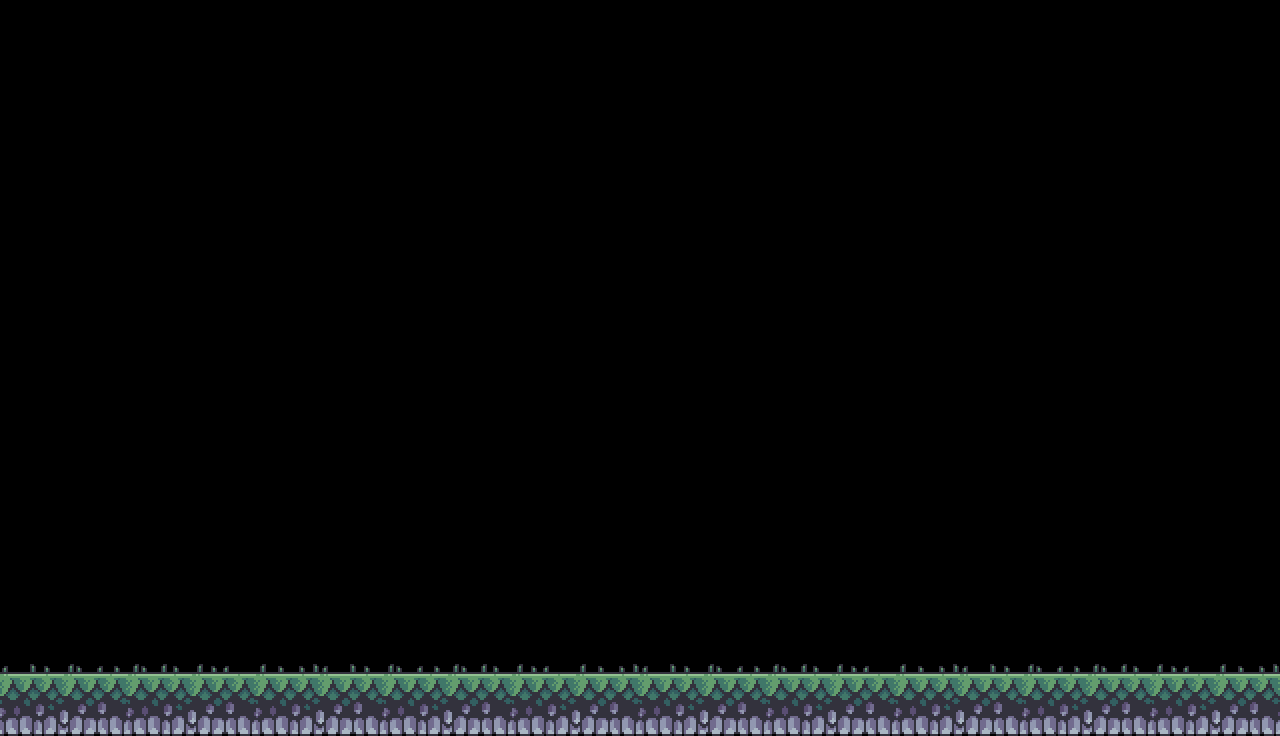

Tiled map render using the project's own tile images. Description and the whole map definition, tile-layer contents included, below:
An orthogonal 40x23 tile map with 32x32 px tiles, 2 tile layers (Terrain, Decorations), 5 tilesets and 2 objects (flag, player).

<map version="1.10" tiledversion="1.11.0" orientation="orthogonal" renderorder="right-down" width="40" height="23" tilewidth="32" tileheight="32" infinite="0" nextlayerid="4" nextobjectid="13">
 <tileset firstgid="1" name="grass" tilewidth="32" tileheight="32" tilecount="20" columns="10">
  <image source="../../assets/graphics/tilesets/grass.png" width="320" height="64" />
 </tileset>
 <tileset firstgid="21" name="player" tilewidth="64" tileheight="64" tilecount="1" columns="1">
  <image source="../../assets/graphics/tilesets/player.png" width="64" height="64" />
 </tileset>
 <tileset firstgid="22" name="flag" tilewidth="64" tileheight="64" tilecount="1" columns="1">
  <image source="../../assets/graphics/tilesets/flag.png" width="64" height="64" />
 </tileset>
 <tileset firstgid="23" name="terrain" tilewidth="32" tileheight="32" tilecount="192" columns="24">
  <image source="../../assets/graphics/tilesets/terrain.png" width="768" height="256" />
 </tileset>
 <tileset firstgid="215" name="animated_player" tilewidth="64" tileheight="64" tilecount="112" columns="14">
  <image source="../../assets/graphics/tilesets/animated_player.png" width="896" height="512" />
 </tileset>
 <layer id="1" name="Terrain" width="40" height="23">
  <data encoding="csv">
0,0,0,0,0,0,0,0,0,0,0,0,0,0,0,0,0,0,0,0,0,0,0,0,0,0,0,0,0,0,0,0,0,0,0,0,0,0,0,0,
0,0,0,0,0,0,0,0,0,0,0,0,0,0,0,0,0,0,0,0,0,0,0,0,0,0,0,0,0,0,0,0,0,0,0,0,0,0,0,0,
0,0,0,0,0,0,0,0,0,0,0,0,0,0,0,0,0,0,0,0,0,0,0,0,0,0,0,0,0,0,0,0,0,0,0,0,0,0,0,0,
0,0,0,0,0,0,0,0,0,0,0,0,0,0,0,0,0,0,0,0,0,0,0,0,0,0,0,0,0,0,0,0,0,0,0,0,0,0,0,0,
0,0,0,0,0,0,0,0,0,0,0,0,0,0,0,0,0,0,0,0,0,0,0,0,0,0,0,0,0,0,0,0,0,0,0,0,0,0,0,0,
0,0,0,0,0,0,0,0,0,0,0,0,0,0,0,0,0,0,0,0,0,0,0,0,0,0,0,0,0,0,0,0,0,0,0,0,0,0,0,0,
0,0,0,0,0,0,0,0,0,0,0,0,0,0,0,0,0,0,0,0,0,0,0,0,0,0,0,0,0,0,0,0,0,0,0,0,0,0,0,0,
0,0,0,0,0,0,0,0,0,0,0,0,0,0,0,0,0,0,0,0,0,0,0,0,0,0,0,0,0,0,0,0,0,0,0,0,0,0,0,0,
0,0,0,0,0,0,0,0,0,0,0,0,0,0,0,0,0,0,0,0,0,0,0,0,0,0,0,0,0,0,0,0,0,0,0,0,0,0,0,0,
0,0,0,0,0,0,0,0,0,0,0,0,0,0,0,0,0,0,0,0,0,0,0,0,0,0,0,0,0,0,0,0,0,0,0,0,0,0,0,0,
0,0,0,0,0,0,0,0,0,0,0,0,0,0,0,0,0,0,0,0,0,0,0,0,0,0,0,0,0,0,0,0,0,0,0,0,0,0,0,0,
0,0,0,0,0,0,0,0,0,0,0,0,0,0,0,0,0,0,0,0,0,0,0,0,0,0,0,0,0,0,0,0,0,0,0,0,0,0,0,0,
0,0,0,0,0,0,0,0,0,0,0,0,0,0,0,0,0,0,0,0,0,0,0,0,0,0,0,0,0,0,0,0,0,0,0,0,0,0,0,0,
0,0,0,0,0,0,0,0,0,0,0,0,0,0,0,0,0,0,0,0,0,0,0,0,0,0,0,0,0,0,0,0,0,0,0,0,0,0,0,0,
0,0,0,0,0,0,0,0,0,0,0,0,0,0,0,0,0,0,0,0,0,0,0,0,0,0,0,0,0,0,0,0,0,0,0,0,0,0,0,0,
0,0,0,0,0,0,0,0,0,0,0,0,0,0,0,0,0,0,0,0,0,0,0,0,0,0,0,0,0,0,0,0,0,0,0,0,0,0,0,0,
0,0,0,0,0,0,0,0,0,0,0,0,0,0,0,0,0,0,0,0,0,0,0,0,0,0,0,0,0,0,0,0,0,0,0,0,0,0,0,0,
0,0,0,0,0,0,0,0,0,0,0,0,0,0,0,0,0,0,0,0,0,0,0,0,0,0,0,0,0,0,0,0,0,0,0,0,0,0,0,0,
0,0,0,0,0,0,0,0,0,0,0,0,0,0,0,0,0,0,0,0,0,0,0,0,0,0,0,0,0,0,0,0,0,0,0,0,0,0,0,0,
0,0,0,0,0,0,0,0,0,0,0,0,0,0,0,0,0,0,0,0,0,0,0,0,0,0,0,0,0,0,0,0,0,0,0,0,0,0,0,0,
0,0,0,0,0,0,0,0,0,0,0,0,0,0,0,0,0,0,0,0,0,0,0,0,0,0,0,0,0,0,0,0,0,0,0,0,0,0,0,0,
168,169,170,171,168,169,170,171,168,169,170,171,168,169,170,171,168,169,170,171,168,169,170,171,168,169,170,171,168,169,170,171,168,169,170,171,168,169,170,171,
192,193,194,195,192,193,194,195,192,193,194,195,192,193,194,195,192,193,194,195,192,193,194,195,192,193,194,195,192,193,194,195,192,193,194,195,192,193,194,195
</data>
 </layer>
 <layer id="2" name="Decorations" width="40" height="23">
  <data encoding="csv">
0,0,0,0,0,0,0,0,0,0,0,0,0,0,0,0,0,0,0,0,0,0,0,0,0,0,0,0,0,0,0,0,0,0,0,0,0,0,0,0,
0,0,0,0,0,0,0,0,0,0,0,0,0,0,0,0,0,0,0,0,0,0,0,0,0,0,0,0,0,0,0,0,0,0,0,0,0,0,0,0,
0,0,0,0,0,0,0,0,0,0,0,0,0,0,0,0,0,0,0,0,0,0,0,0,0,0,0,0,0,0,0,0,0,0,0,0,0,0,0,0,
0,0,0,0,0,0,0,0,0,0,0,0,0,0,0,0,0,0,0,0,0,0,0,0,0,0,0,0,0,0,0,0,0,0,0,0,0,0,0,0,
0,0,0,0,0,0,0,0,0,0,0,0,0,0,0,0,0,0,0,0,0,0,0,0,0,0,0,0,0,0,0,0,0,0,0,0,0,0,0,0,
0,0,0,0,0,0,0,0,0,0,0,0,0,0,0,0,0,0,0,0,0,0,0,0,0,0,0,0,0,0,0,0,0,0,0,0,0,0,0,0,
0,0,0,0,0,0,0,0,0,0,0,0,0,0,0,0,0,0,0,0,0,0,0,0,0,0,0,0,0,0,0,0,0,0,0,0,0,0,0,0,
0,0,0,0,0,0,0,0,0,0,0,0,0,0,0,0,0,0,0,0,0,0,0,0,0,0,0,0,0,0,0,0,0,0,0,0,0,0,0,0,
0,0,0,0,0,0,0,0,0,0,0,0,0,0,0,0,0,0,0,0,0,0,0,0,0,0,0,0,0,0,0,0,0,0,0,0,0,0,0,0,
0,0,0,0,0,0,0,0,0,0,0,0,0,0,0,0,0,0,0,0,0,0,0,0,0,0,0,0,0,0,0,0,0,0,0,0,0,0,0,0,
0,0,0,0,0,0,0,0,0,0,0,0,0,0,0,0,0,0,0,0,0,0,0,0,0,0,0,0,0,0,0,0,0,0,0,0,0,0,0,0,
0,0,0,0,0,0,0,0,0,0,0,0,0,0,0,0,0,0,0,0,0,0,0,0,0,0,0,0,0,0,0,0,0,0,0,0,0,0,0,0,
0,0,0,0,0,0,0,0,0,0,0,0,0,0,0,0,0,0,0,0,0,0,0,0,0,0,0,0,0,0,0,0,0,0,0,0,0,0,0,0,
0,0,0,0,0,0,0,0,0,0,0,0,0,0,0,0,0,0,0,0,0,0,0,0,0,0,0,0,0,0,0,0,0,0,0,0,0,0,0,0,
0,0,0,0,0,0,0,0,0,0,0,0,0,0,0,0,0,0,0,0,0,0,0,0,0,0,0,0,0,0,0,0,0,0,0,0,0,0,0,0,
0,0,0,0,0,0,0,0,0,0,0,0,0,0,0,0,0,0,0,0,0,0,0,0,0,0,0,0,0,0,0,0,0,0,0,0,0,0,0,0,
0,0,0,0,0,0,0,0,0,0,0,0,0,0,0,0,0,0,0,0,0,0,0,0,0,0,0,0,0,0,0,0,0,0,0,0,0,0,0,0,
0,0,0,0,0,0,0,0,0,0,0,0,0,0,0,0,0,0,0,0,0,0,0,0,0,0,0,0,0,0,0,0,0,0,0,0,0,0,0,0,
0,0,0,0,0,0,0,0,0,0,0,0,0,0,0,0,0,0,0,0,0,0,0,0,0,0,0,0,0,0,0,0,0,0,0,0,0,0,0,0,
0,0,0,0,0,0,0,0,0,0,0,0,0,0,0,0,0,0,0,0,0,0,0,0,0,0,0,0,0,0,0,0,0,0,0,0,0,0,0,0,
11,12,13,14,15,16,17,18,19,20,11,12,13,14,15,16,17,18,19,20,11,12,13,14,15,16,17,18,19,20,11,12,13,14,15,16,17,18,19,20,
0,0,0,0,0,0,0,0,0,0,0,0,0,0,0,0,0,0,0,0,0,0,0,0,0,0,0,0,0,0,0,0,0,0,0,0,0,0,0,0,
0,0,0,0,0,0,0,0,0,0,0,0,0,0,0,0,0,0,0,0,0,0,0,0,0,0,0,0,0,0,0,0,0,0,0,0,0,0,0,0
</data>
 </layer>
 <objectgroup id="3" name="Objects">
  <object id="2" name="flag" gid="22" x="1056" y="672" width="64" height="64" />
  <object id="6" name="player" gid="215" x="384" y="672" width="64" height="64" />
 </objectgroup>
</map>
